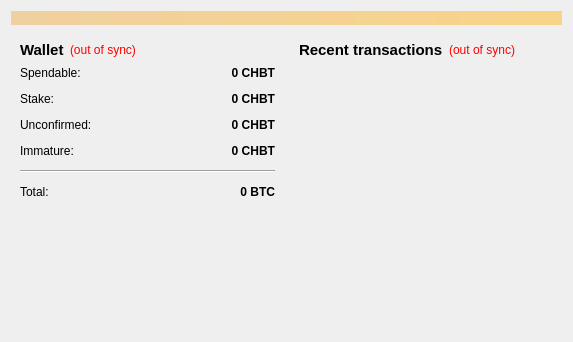
<?xml version="1.0" encoding="UTF-8"?>
<ui version="4.0">
 <class>OverviewPage</class>
 <widget class="QWidget" name="OverviewPage">
  <property name="geometry">
   <rect>
    <x>0</x>
    <y>0</y>
    <width>573</width>
    <height>342</height>
   </rect>
  </property>
  <property name="windowTitle">
   <string>Form</string>
  </property>
  <layout class="QVBoxLayout" name="topLayout">
   <item>
    <widget class="QLabel" name="labelAlerts">
     <property name="visible">
      <bool>false</bool>
     </property>
     <property name="styleSheet">
      <string notr="true">background-color: qlineargradient(x1: 0, y1: 0, x2: 1, y2: 0, stop:0 #F0D0A0, stop:1 #F8D488);  color:#000000
</string>
     </property>
     <property name="wordWrap">
      <bool>true</bool>
     </property>
     <property name="margin">
      <number>3</number>
     </property>
    </widget>
   </item>
   <item>
    <layout class="QHBoxLayout" name="horizontalLayout" stretch="1,1">
     <item>
      <layout class="QVBoxLayout" name="verticalLayout_2">
       <item>
        <widget class="QWidget" name="widget" native="true">
         <layout class="QVBoxLayout" name="verticalLayout_4">
          <item>
           <layout class="QHBoxLayout" name="horizontalLayout_4">
            <item>
             <widget class="QLabel" name="label_5">
              <property name="font">
               <font>
                <pointsize>11</pointsize>
                <weight>75</weight>
                <bold>true</bold>
               </font>
              </property>
              <property name="text">
               <string>Wallet</string>
              </property>
             </widget>
            </item>
            <item>
             <widget class="QLabel" name="labelWalletStatus">
              <property name="toolTip">
               <string>The displayed information may be out of date. Your wallet automatically synchronizes with the CHBToken network after a connection is established, but this process has not completed yet.</string>
              </property>
              <property name="styleSheet">
               <string notr="true">QLabel { color: red; }</string>
              </property>
              <property name="text">
               <string notr="true">(out of sync)</string>
              </property>
              <property name="alignment">
               <set>Qt::AlignLeading|Qt::AlignLeft|Qt::AlignVCenter</set>
              </property>
             </widget>
            </item>
            <item>
             <spacer name="horizontalSpacer_2">
              <property name="orientation">
               <enum>Qt::Horizontal</enum>
              </property>
              <property name="sizeHint" stdset="0">
               <size>
                <width>40</width>
                <height>20</height>
               </size>
              </property>
             </spacer>
            </item>
           </layout>
          </item>
          <item>
           <layout class="QFormLayout" name="formLayout_2">
            <property name="fieldGrowthPolicy">
             <enum>QFormLayout::AllNonFixedFieldsGrow</enum>
            </property>
            <property name="horizontalSpacing">
             <number>12</number>
            </property>
            <property name="verticalSpacing">
             <number>12</number>
            </property>
            <item row="0" column="0">
             <widget class="QLabel" name="label">
              <property name="text">
               <string>Spendable:</string>
              </property>
             </widget>
            </item>
            <item row="0" column="1">
             <widget class="QLabel" name="labelBalance">
              <property name="font">
               <font>
                <weight>75</weight>
                <bold>true</bold>
               </font>
              </property>
              <property name="cursor">
               <cursorShape>IBeamCursor</cursorShape>
              </property>
              <property name="toolTip">
               <string>Your current spendable balance</string>
              </property>
              <property name="text">
               <string notr="true">0 CHBT</string>
              </property>
              <property name="alignment">
               <set>Qt::AlignRight|Qt::AlignTrailing|Qt::AlignVCenter</set>
              </property>
              <property name="textInteractionFlags">
               <set>Qt::LinksAccessibleByMouse|Qt::TextSelectableByKeyboard|Qt::TextSelectableByMouse</set>
              </property>
             </widget>
            </item>
            <item row="1" column="0">
             <widget class="QLabel" name="label_6">
              <property name="text">
               <string>Stake:</string>
              </property>
             </widget>
            </item>
            <item row="1" column="1">
             <widget class="QLabel" name="labelStake">
              <property name="font">
               <font>
                <weight>75</weight>
                <bold>true</bold>
               </font>
              </property>
              <property name="cursor">
               <cursorShape>IBeamCursor</cursorShape>
              </property>
              <property name="toolTip">
               <string>Total of coins that was staked, and do not yet count toward the current balance</string>
              </property>
              <property name="text">
               <string notr="true">0 CHBT</string>
              </property>
              <property name="alignment">
               <set>Qt::AlignRight|Qt::AlignTrailing|Qt::AlignVCenter</set>
              </property>
              <property name="textInteractionFlags">
               <set>Qt::LinksAccessibleByMouse|Qt::TextSelectableByKeyboard|Qt::TextSelectableByMouse</set>
              </property>
             </widget>
            </item>
            <item row="2" column="0">
             <widget class="QLabel" name="label_3">
              <property name="text">
               <string>Unconfirmed:</string>
              </property>
             </widget>
            </item>
            <item row="2" column="1">
             <widget class="QLabel" name="labelUnconfirmed">
              <property name="font">
               <font>
                <weight>75</weight>
                <bold>true</bold>
               </font>
              </property>
              <property name="cursor">
               <cursorShape>IBeamCursor</cursorShape>
              </property>
              <property name="toolTip">
               <string>Total of transactions that have yet to be confirmed, and do not yet count toward the current balance</string>
              </property>
              <property name="text">
               <string notr="true">0 CHBT</string>
              </property>
              <property name="alignment">
               <set>Qt::AlignRight|Qt::AlignTrailing|Qt::AlignVCenter</set>
              </property>
              <property name="textInteractionFlags">
               <set>Qt::LinksAccessibleByMouse|Qt::TextSelectableByKeyboard|Qt::TextSelectableByMouse</set>
              </property>
             </widget>
            </item>
            <item row="3" column="0">
             <widget class="QLabel" name="labelImmatureText">
              <property name="text">
               <string>Immature:</string>
              </property>
             </widget>
            </item>
            <item row="3" column="1">
             <widget class="QLabel" name="labelImmature">
              <property name="font">
               <font>
                <weight>75</weight>
                <bold>true</bold>
               </font>
              </property>
              <property name="toolTip">
               <string>Mined balance that has not yet matured</string>
              </property>
              <property name="text">
               <string notr="true">0 CHBT</string>
              </property>
              <property name="alignment">
               <set>Qt::AlignRight|Qt::AlignTrailing|Qt::AlignVCenter</set>
              </property>
              <property name="textInteractionFlags">
               <set>Qt::LinksAccessibleByMouse|Qt::TextSelectableByKeyboard|Qt::TextSelectableByMouse</set>
              </property>
             </widget>
            </item>
            <item row="4" column="0" colspan="2">
             <widget class="Line" name="line">
              <property name="orientation">
               <enum>Qt::Horizontal</enum>
              </property>
             </widget>
            </item>
            <item row="5" column="0">
             <widget class="QLabel" name="labelTotalText">
              <property name="text">
               <string>Total:</string>
              </property>
             </widget>
            </item>
            <item row="5" column="1">
             <widget class="QLabel" name="labelTotal">
              <property name="font">
               <font>
                <weight>75</weight>
                <bold>true</bold>
               </font>
              </property>
              <property name="cursor">
               <cursorShape>IBeamCursor</cursorShape>
              </property>
              <property name="toolTip">
               <string>Your current total balance</string>
              </property>
              <property name="text">
               <string notr="true">0 BTC</string>
              </property>
              <property name="alignment">
               <set>Qt::AlignRight|Qt::AlignTrailing|Qt::AlignVCenter</set>
              </property>
              <property name="textInteractionFlags">
               <set>Qt::LinksAccessibleByMouse|Qt::TextSelectableByKeyboard|Qt::TextSelectableByMouse</set>
              </property>
             </widget>
            </item>
           </layout>
          </item>
         </layout>
        </widget>
       </item>
       <item>
        <spacer name="verticalSpacer">
         <property name="orientation">
          <enum>Qt::Vertical</enum>
         </property>
         <property name="sizeHint" stdset="0">
          <size>
           <width>20</width>
           <height>40</height>
          </size>
         </property>
        </spacer>
       </item>
      </layout>
     </item>
     <item>
      <layout class="QVBoxLayout" name="verticalLayout_3">
       <item>
        <widget class="QWidget" name="widget_2" native="true">
         <layout class="QVBoxLayout" name="verticalLayout">
          <item>
           <layout class="QHBoxLayout" name="horizontalLayout_2">
            <item>
             <widget class="QLabel" name="label_4">
              <property name="font">
               <font>
                <pointsize>11</pointsize>
                <weight>75</weight>
                <bold>true</bold>
               </font>
              </property>
              <property name="text">
               <string>&lt;b&gt;Recent transactions&lt;/b&gt;</string>
              </property>
             </widget>
            </item>
            <item>
             <widget class="QLabel" name="labelTransactionsStatus">
              <property name="toolTip">
               <string>The displayed information may be out of date. Your wallet automatically synchronizes with the CHBToken network after a connection is established, but this process has not completed yet.</string>
              </property>
              <property name="styleSheet">
               <string notr="true">QLabel { color: red; }</string>
              </property>
              <property name="text">
               <string notr="true">(out of sync)</string>
              </property>
              <property name="alignment">
               <set>Qt::AlignRight|Qt::AlignTrailing|Qt::AlignVCenter</set>
              </property>
             </widget>
            </item>
            <item>
             <spacer name="horizontalSpacer">
              <property name="orientation">
               <enum>Qt::Horizontal</enum>
              </property>
              <property name="sizeHint" stdset="0">
               <size>
                <width>40</width>
                <height>20</height>
               </size>
              </property>
             </spacer>
            </item>
           </layout>
          </item>
          <item>
           <widget class="QListView" name="listTransactions">
            <property name="styleSheet">
             <string notr="true">QListView { background: transparent; }</string>
            </property>
            <property name="frameShape">
             <enum>QFrame::NoFrame</enum>
            </property>
            <property name="verticalScrollBarPolicy">
             <enum>Qt::ScrollBarAlwaysOff</enum>
            </property>
            <property name="horizontalScrollBarPolicy">
             <enum>Qt::ScrollBarAlwaysOff</enum>
            </property>
            <property name="selectionMode">
             <enum>QAbstractItemView::NoSelection</enum>
            </property>
           </widget>
          </item>
          <item>
           <widget class="QLabel" name="label_2">
            <property name="layoutDirection">
             <enum>Qt::RightToLeft</enum>
            </property>
            <property name="text">
             <string notr="true"/>
            </property>
            <property name="alignment">
             <set>Qt::AlignBottom|Qt::AlignRight|Qt::AlignTrailing</set>
            </property>
           </widget>
          </item>
         </layout>
        </widget>
       </item>
      </layout>
     </item>
    </layout>
   </item>
  </layout>
 </widget>
 <resources/>
 <connections/>
</ui>
